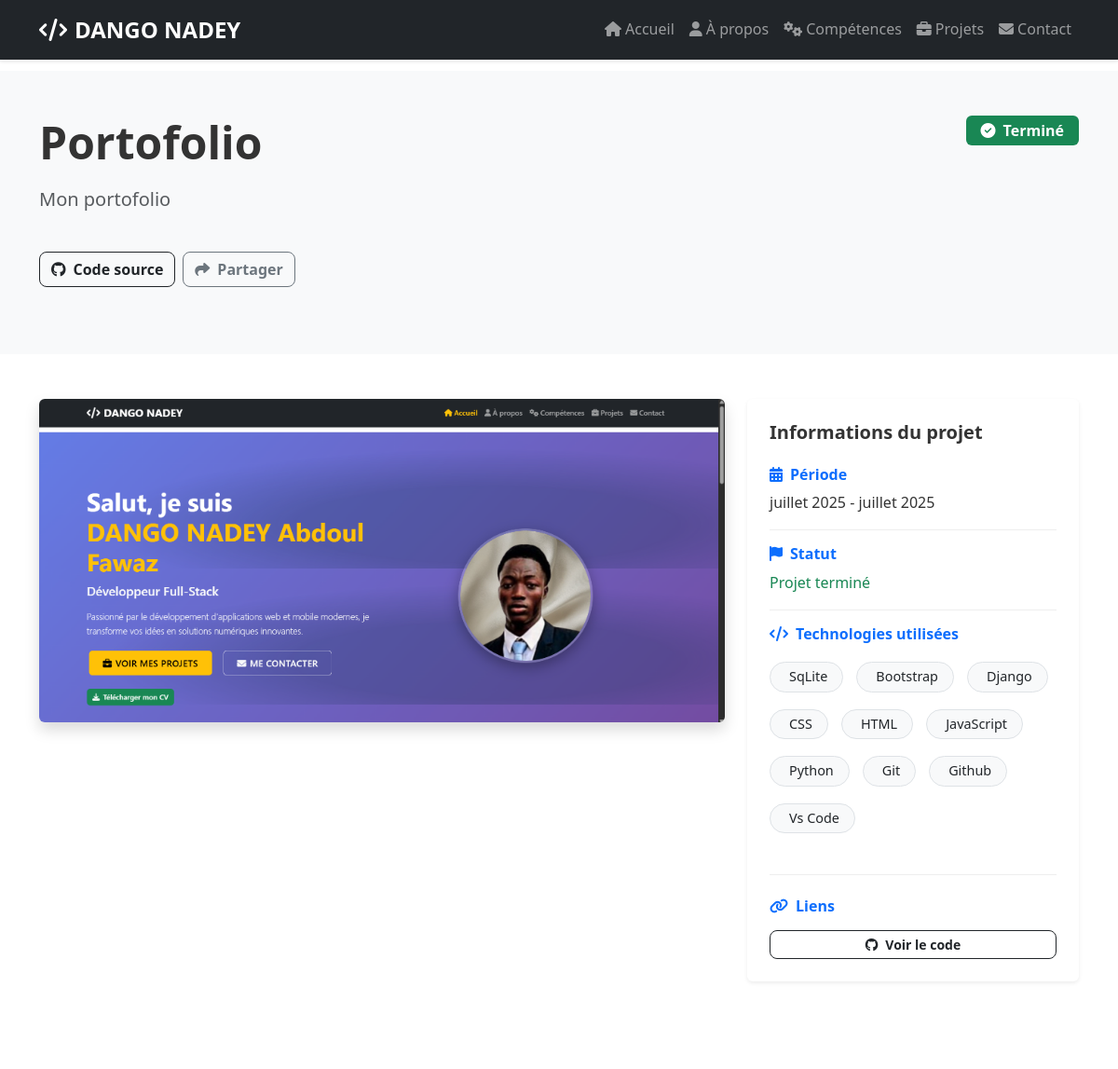
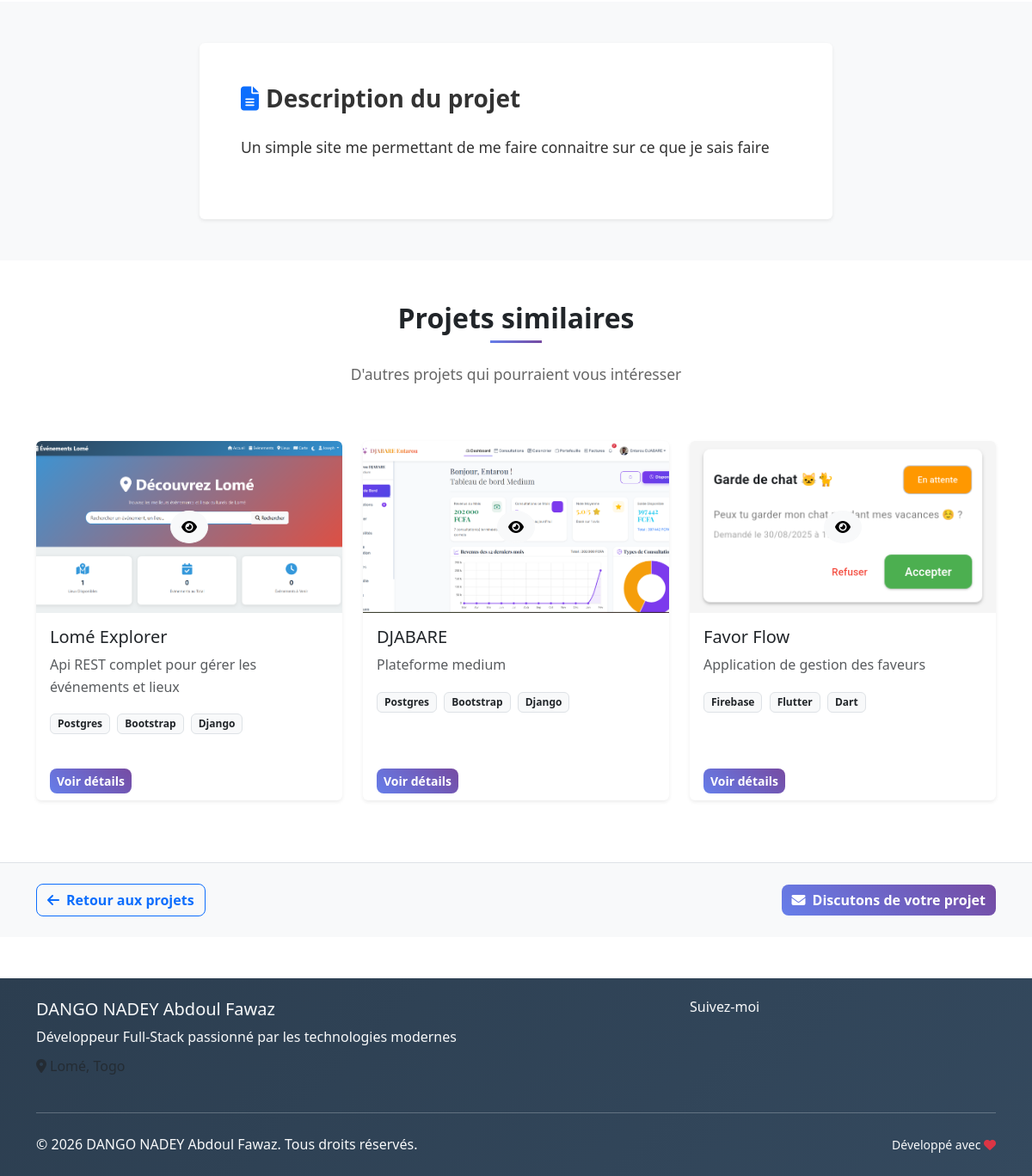
Screenshot of /project/6/ with the database file from the repository (2 pictures, top to bottom).
### main/models.py (models this page shows, shortened)
class Project(models.Model):
    STATUS_CHOICES = [
        ('completed', 'Terminé'),
        ('in_progress', 'En cours'),
        ('planned', 'Planifié'),
    ]
    title = models.CharField(max_length=200)
    description = RichTextField()
    short_description = models.TextField(max_length=300)
    image = models.ImageField(upload_to='projects/')
    github_url = models.URLField(blank=True)
    live_url = models.URLField(blank=True)
    status = models.CharField(max_length=20, choices=STATUS_CHOICES, default='completed')
    technologies = models.ManyToManyField(Skill, related_name='projects')
    featured = models.BooleanField(default=False)
    start_date = models.DateField()
    end_date = models.DateField(null=True, blank=True)
    created_at = models.DateTimeField(auto_now_add=True)
    updated_at = models.DateTimeField(auto_now=True)
    class Meta:
        verbose_name = "Projet"
        verbose_name_plural = "Projets"
        ordering = ['-created_at']

class Skill(models.Model):
    SKILL_TYPES = [
        ('language', 'Langage de programmation'),
        ('framework', 'Framework'),
        ('database', 'Base de données'),
        ('tool', 'Outil'),
        ('other', 'Autre'),
    ]
    name = models.CharField(max_length=100)
    skill_type = models.CharField(max_length=20, choices=SKILL_TYPES)
    proficiency = models.IntegerField(default=50, help_text="Niveau de maîtrise (0-100)")
    icon = models.CharField(max_length=100, blank=True, help_text="Classe CSS pour l'icône")
    class Meta:
        verbose_name = "Compétence"
        verbose_name_plural = "Compétences"
        ordering = ['skill_type', 'name']

### main/views.py (the view)
# urls.py: path('project/<int:pk>/', views.ProjectDetailView.as_view(), name='project_detail'),
class ProjectDetailView(DetailView):
    model = Project
    template_name = 'project_detail.html'
    context_object_name = 'project'
    def get_context_data(self, **kwargs):
        context = super().get_context_data(**kwargs)
        context['related_projects'] = Project.objects.exclude(
            pk=self.object.pk
        ).filter(
            technologies__in=self.object.technologies.all()
        ).distinct()[:3]
        return context

### templates/project_detail.html (shortened to what this page needs)
{% extends 'base.html' %}
{% load static %}
{% block content %}
<section class="py-5 bg-light">
    <div class="container">
        <div class="row">
            <div class="col-12" data-aos="fade-up">
                <div class="d-flex justify-content-between align-items-start mb-4">
                    <div>
                        <h1 class="display-5 fw-bold mb-3">{{ project.title }}</h1>
                        <p class="lead text-muted">{{ project.short_description }}</p>
                    </div>
                    <div class="text-end">
                        {% if project.status == 'completed' %}
                            <span class="badge bg-success fs-6 px-3 py-2">
                                <i class="fas fa-check-circle me-2"></i>Terminé
                            </span>
                        {% elif project.status == 'in_progress' %}
                            <span class="badge bg-warning fs-6 px-3 py-2">
                                <i class="fas fa-spinner me-2"></i>En cours
                            </span>
                        {% elif project.status == 'planned' %}
                            <span class="badge bg-info fs-6 px-3 py-2">
                                <i class="fas fa-clock me-2"></i>Planifié
                            </span>
                        {% endif %}
                    </div>
                </div>
                <div class="d-flex flex-wrap gap-2 mb-4">
                    {% if project.github_url %}
                    <a href="{{ project.github_url }}" target="_blank" class="btn btn-outline-dark">
                        <i class="fab fa-github me-2"></i>Code source
                    </a>
                    {% endif %}
                    <button class="btn btn-outline-secondary" onclick="copyToClipboard('{{ request.build_absolute_uri }}')">
                        <i class="fas fa-share me-2"></i>Partager
                    </button>
                </div>
            </div>
        </div>
    </div>
</section>
<section class="py-5">
    <div class="container">
        <div class="row">
            <div class="col-lg-8 mb-5" data-aos="fade-right">
                {% if project.image %}
                <div class="project-image-container position-relative">
                </div>
                {% endif %}
            </div>
            <div class="col-lg-4 mb-5" data-aos="fade-left">
                <div class="project-info bg-white p-4 rounded shadow-sm h-100">
                    <h3 class="h5 fw-bold mb-4">Informations du projet</h3>
                    <div class="info-item mb-3">
                        <h6 class="fw-semibold text-primary">
                            <i class="fas fa-calendar-alt me-2"></i>Période
                        </h6>
                        <p class="mb-0">
                            {{ project.start_date|date:"F Y" }}
                            {% if project.end_date %}
                                - {{ project.end_date|date:"F Y" }}
                            {% elif project.status == 'in_progress' %}
                                - En cours
                            {% endif %}
                        </p>
                    </div>
                    <div class="info-item mb-3">
                        <h6 class="fw-semibold text-primary">
                            <i class="fas fa-flag me-2"></i>Statut
                        </h6>
                        <p class="mb-0">
                            {% if project.status == 'completed' %}
                                <span class="text-success">Projet terminé</span>
                            {% elif project.status == 'in_progress' %}
                                <span class="text-warning">En développement</span>
                            {% elif project.status == 'planned' %}
                                <span class="text-info">En planification</span>
                            {% endif %}
                        </p>
                    </div>
                    <div class="info-item mb-4">
                        <h6 class="fw-semibold text-primary mb-3">
                            <i class="fas fa-code me-2"></i>Technologies utilisées
                        </h6>
                        <div class="project-tech-list">
                            {% for tech in project.technologies.all %}
                                <span class="badge bg-light text-dark border me-1 mb-2 px-3 py-2">
                                    {{ tech.name }}
                                </span>
                            {% endfor %}
                        </div>
                    </div>
                    {% if project.github_url or project.live_url %}
                    <div class="info-item">
                        <h6 class="fw-semibold text-primary mb-3">
                            <i class="fas fa-link me-2"></i>Liens
                        </h6>
                        <div class="d-grid gap-2">
                            {% if project.github_url %}
                            <a href="{{ project.github_url }}" target="_blank" class="btn btn-outline-dark btn-sm">
                                <i class="fab fa-github me-2"></i>Voir le code
                            </a>
                            {% endif %}
                        </div>
                    </div>
                    {% endif %}
                </div>
            </div>
        </div>
    </div>
</section>
<section class="py-5 bg-light">
    <div class="container">
        <div class="row">
            <div class="col-lg-8 mx-auto" data-aos="fade-up">
                <div class="bg-white p-5 rounded shadow-sm">
                    <h2 class="h3 fw-bold mb-4">
                        <i class="fas fa-file-alt text-primary me-2"></i>Description du projet
                    </h2>
                    <div class="project-description">
                        {{ project.description|safe }}
                    </div>
                </div>
            </div>
        </div>
    </div>
</section>
{% if related_projects %}
<section class="py-5">
    <div class="container">
        <div class="row">
            <div class="col-12 text-center mb-5" data-aos="fade-up">
                <h2 class="section-title">Projets similaires</h2>
                <p class="section-subtitle">D'autres projets qui pourraient vous intéresser</p>
            </div>
        </div>
        <div class="row">
            {% for related in related_projects %}
            <div class="col-lg-4 col-md-6 mb-4" data-aos="fade-up" data-aos-delay="{{ forloop.counter|add:100 }}">
                <div class="project-card card h-100 shadow-sm border-0">
                    {% if related.image %}
                    <div class="position-relative overflow-hidden">
                        <div class="project-overlay position-absolute top-0 start-0 w-100 h-100 d-flex align-items-center justify-content-center">
                            <a href="{% url 'project_detail' related.pk %}" class="btn btn-light rounded-circle">
                                <i class="fas fa-eye"></i>
                            </a>
                        </div>
                    </div>
                    {% endif %}
                    <div class="card-body">
                        <h5 class="card-title">{{ related.title }}</h5>
                        <p class="card-text text-muted">{{ related.short_description|truncatechars:100 }}</p>
                        <div class="project-tech mb-3">
                            {% for tech in related.technologies.all|slice:":3" %}
                                <span class="badge bg-light text-dark border me-1">{{ tech.name }}</span>
                            {% endfor %}
                        </div>
                    </div>
                    <div class="card-footer bg-transparent border-0">
                        <a href="{% url 'project_detail' related.pk %}" class="btn btn-primary btn-sm">
                            Voir détails
                        </a>
                    </div>
                </div>
            </div>
            {% endfor %}
        </div>
    </div>
</section>
{% endif %}
<section class="py-4 bg-light border-top">
    <div class="container">
        <div class="row">
            <div class="col-12">
                <div class="d-flex justify-content-between align-items-center">
                    <a href="{% url 'projects' %}" class="btn btn-outline-primary">
                        <i class="fas fa-arrow-left me-2"></i>Retour aux projets
                    </a>
                    <div class="d-flex gap-2">
                        <a href="{% url 'contact' %}" class="btn btn-primary">
                            <i class="fas fa-envelope me-2"></i>Discutons de votre projet
                        </a>
                    </div>
                </div>
            </div>
        </div>
    </div>
</section>
{% endblock %}

### static/css/style.css (style rules this page uses)
:root { --primary-color: #667eea; --secondary-color: #764ba2; --warning-color: #ffc107; --dark-color: #212529; --light-color: #f8f9fa; --font-family: 'Segoe UI', Tahoma, Geneva, Verdana, sans-serif; }
body { font-family: var(--font-family); line-height: 1.6; color: #333; scroll-behavior: smooth; }
.section-title { font-weight: 700; color: var(--dark-color); position: relative; margin-bottom: 2rem; }
.section-title::after { content: ''; position: absolute; bottom: -10px; left: 50%; transform: translateX(-50%); width: 60px; height: 3px; background: linear-gradient(90deg, var(--primary-color), var(--secondary-color)); }
.section-subtitle { color: #666; font-size: 1.1rem; }
.project-card { transition: all 0.3s ease; border: none; overflow: hidden; }
.project-tech .badge { font-size: 0.75rem; padding: 5px 8px; }
.btn { border-radius: 8px; font-weight: 600; transition: all 0.3s ease; }
.btn-primary { background: linear-gradient(45deg, var(--primary-color), var(--secondary-color)); border: none; }
.project-tech-list { display: flex; flex-wrap: wrap; gap: 10px; margin: 20px 0; }
.project-tech-list .badge { font-size: 0.9rem; padding: 8px 12px; border-radius: 20px; }
a { transition: all 0.3s ease; }

### templates/project_detail.html (style rules this page uses)
.project-image-container { cursor: pointer; }
.project-info .info-item { border-bottom: 1px solid #eee; padding-bottom: 1rem; }
.project-info .info-item:last-child { border-bottom: none; padding-bottom: 0; }
.project-description { line-height: 1.8; font-size: 1.1rem; }
.project-description p { margin-bottom: 1.2rem; }
.project-tech-list .badge { font-size: 0.9rem; font-weight: 500; }

### rows the page displays
Project: title "Portofolio", short_description "Mon portofolio", start_date "juillet 2025", end_date "juillet 2025", description "Un simple site me permettant de me faire connaitre sur ce que je sais faire"
Skill: name "SqLite"
Skill: name "Bootstrap"
Skill: name "Django"
Skill: name "CSS"
Skill: name "HTML"
Skill: name "JavaScript"
Skill: name "Python"
Skill: name "Git"
Skill: name "Github"
Skill: name "Vs Code"
Project: title "Lomé Explorer", short_description "Api REST complet pour gérer les événements et lieux"
Skill: name "Postgres"
Project: title "DJABARE", short_description "Plateforme medium"
Project: title "Favor Flow", short_description "Application de gestion des faveurs"
Skill: name "Firebase"
Skill: name "Flutter"
Skill: name "Dart"
